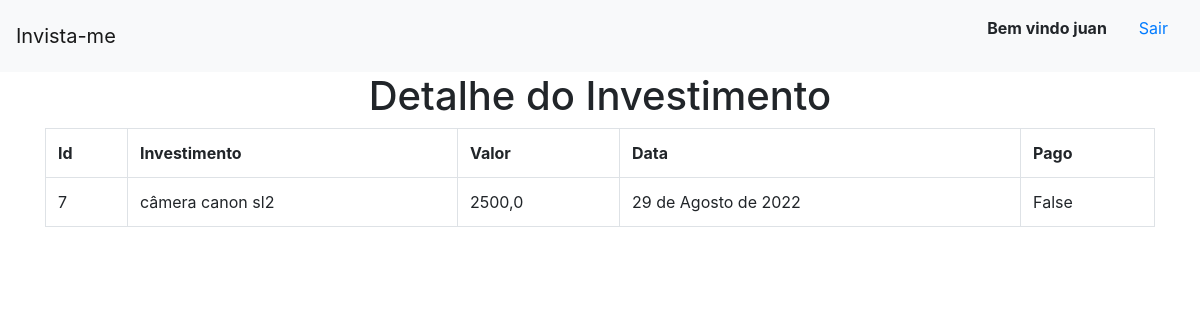
Screenshot of //7 (signed in) with the database file from the repository.
### invista_me/models.py (models this page shows)
class Investimento(models.Model):
    investimento = models.TextField(max_length=255)
    valor = models.FloatField()
    pago = models.BooleanField(default=False )
    data = models.DateField()

### invista_me/views.py (the view)
# urls.py: path('/<int:id_investimento>',views.detalhe,name='detalhe'),
def detalhe(request, id_investimento):
    dados = {
        'dados': Investimento.objects.get(pk=id_investimento)
    }
    return render(request,'investimentos/detalhe.html',dados)

### invista_me/templates/investimentos/detalhe.html
{% extends 'investimentos/base.html' %}
{% block conteudo %}
<h1 style='text-align: center;'>Detalhe do Investimento</h1>
<div class="container">
    <table class='table table-hover table-bordered'>
        <tr>
            <th>Id</th>
            <th>Investimento</th>
            <th>Valor</th>
            <th>Data</th>
            <th>Pago</th>
        </tr>
        <tr>
            <td>{{dados.id}}</td>
            <td>{{dados.investimento}}</td>
            <td>{{dados.valor}}</td>
            <td>{{dados.data}}</td>
            <td>{{dados.pago}}</td>
        </tr>
    </table>
</div>
{% endblock %}

### invista_me/templates/investimentos/base.html (shortened to what this page needs)
<!doctype html>
<html lang="en">
  <head>
    <link rel="stylesheet" href="https://cdn.jsdelivr.net/npm/bootstrap@4.6.2/dist/css/bootstrap.min.css">
  </head>
  <body>
<nav class="navbar navbar-light bg-light">
    <a class="navbar-brand" href="{% url 'meus_investimentos' %}">Invista-me</a>
    <ul style="list-style:none ;">
      {% if user.is_authenticated %}
      <li style="float:left ;">
        <strong class="nav-item nav-link">Bem vindo {{user.get_username}}</strong>
      </li>
      <li style="float:left;">
        <a href="{% url 'logout' %}" class="nav-item nav-link">Sair</a>
      </li>
      {% endif %}
    </ul>
  </nav>
{% block conteudo %}
{% endblock %}
  </body>
</html>

### rows the page displays
Investimento: id "7", investimento "câmera canon sl2", valor "2500,0", data "29 de Agosto de 2022", pago "False"

### other values shown
{{ user.get_username }} "juan"
